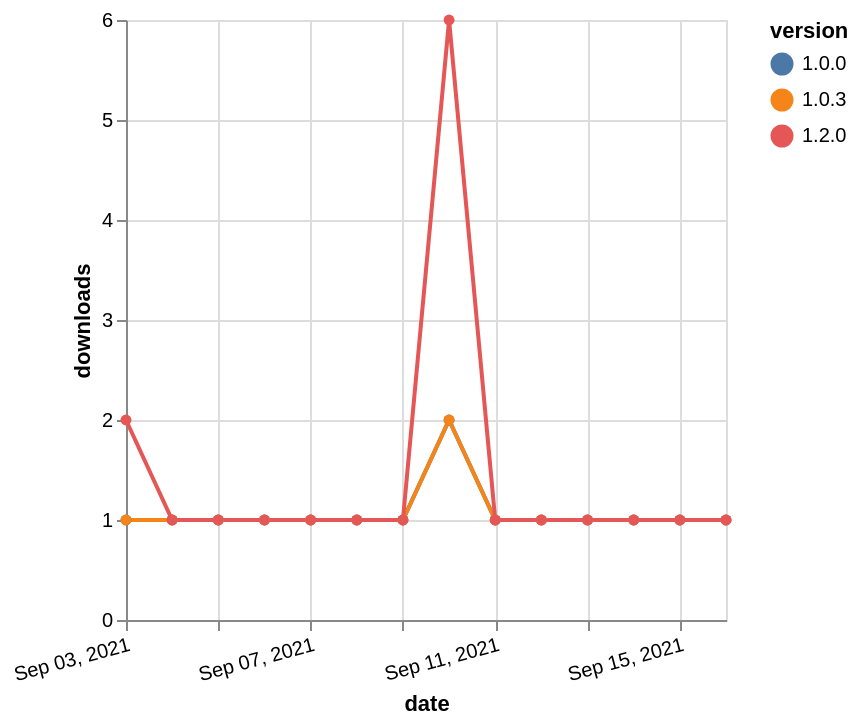

Describe this chart as a Vega-Lite specification.
### Vega-Lite specification from a JSON file in a GitHub repository (floating-point values rounded to 4 significant figures)
{"$schema": "https://vega.github.io/schema/vega-lite/v5.json", "description": "A simple bar chart with embedded data.", "data": {"values": [{"date": "2021-09-03", "total": 151, "delta": 1, "version": "1.0.0"}, {"date": "2021-09-04", "total": 152, "delta": 1, "version": "1.0.0"}, {"date": "2021-09-05", "total": 153, "delta": 1, "version": "1.0.0"}, {"date": "2021-09-06", "total": 154, "delta": 1, "version": "1.0.0"}, {"date": "2021-09-07", "total": 155, "delta": 1, "version": "1.0.0"}, {"date": "2021-09-08", "total": 156, "delta": 1, "version": "1.0.0"}, {"date": "2021-09-09", "total": 157, "delta": 1, "version": "1.0.0"}, {"date": "2021-09-10", "total": 159, "delta": 2, "version": "1.0.0"}, {"date": "2021-09-11", "total": 160, "delta": 1, "version": "1.0.0"}, {"date": "2021-09-12", "total": 161, "delta": 1, "version": "1.0.0"}, {"date": "2021-09-13", "total": 162, "delta": 1, "version": "1.0.0"}, {"date": "2021-09-14", "total": 163, "delta": 1, "version": "1.0.0"}, {"date": "2021-09-15", "total": 164, "delta": 1, "version": "1.0.0"}, {"date": "2021-09-16", "total": 165, "delta": 1, "version": "1.0.0"}, {"date": "2021-09-03", "total": 131, "delta": 1, "version": "1.0.3"}, {"date": "2021-09-04", "total": 132, "delta": 1, "version": "1.0.3"}, {"date": "2021-09-05", "total": 133, "delta": 1, "version": "1.0.3"}, {"date": "2021-09-06", "total": 134, "delta": 1, "version": "1.0.3"}, {"date": "2021-09-07", "total": 135, "delta": 1, "version": "1.0.3"}, {"date": "2021-09-08", "total": 136, "delta": 1, "version": "1.0.3"}, {"date": "2021-09-09", "total": 137, "delta": 1, "version": "1.0.3"}, {"date": "2021-09-10", "total": 139, "delta": 2, "version": "1.0.3"}, {"date": "2021-09-11", "total": 140, "delta": 1, "version": "1.0.3"}, {"date": "2021-09-12", "total": 141, "delta": 1, "version": "1.0.3"}, {"date": "2021-09-13", "total": 142, "delta": 1, "version": "1.0.3"}, {"date": "2021-09-14", "total": 143, "delta": 1, "version": "1.0.3"}, {"date": "2021-09-15", "total": 144, "delta": 1, "version": "1.0.3"}, {"date": "2021-09-16", "total": 145, "delta": 1, "version": "1.0.3"}, {"date": "2021-09-03", "total": 122, "delta": 2, "version": "1.2.0"}, {"date": "2021-09-04", "total": 123, "delta": 1, "version": "1.2.0"}, {"date": "2021-09-05", "total": 124, "delta": 1, "version": "1.2.0"}, {"date": "2021-09-06", "total": 125, "delta": 1, "version": "1.2.0"}, {"date": "2021-09-07", "total": 126, "delta": 1, "version": "1.2.0"}, {"date": "2021-09-08", "total": 127, "delta": 1, "version": "1.2.0"}, {"date": "2021-09-09", "total": 128, "delta": 1, "version": "1.2.0"}, {"date": "2021-09-10", "total": 134, "delta": 6, "version": "1.2.0"}, {"date": "2021-09-11", "total": 135, "delta": 1, "version": "1.2.0"}, {"date": "2021-09-12", "total": 136, "delta": 1, "version": "1.2.0"}, {"date": "2021-09-13", "total": 137, "delta": 1, "version": "1.2.0"}, {"date": "2021-09-14", "total": 138, "delta": 1, "version": "1.2.0"}, {"date": "2021-09-15", "total": 139, "delta": 1, "version": "1.2.0"}, {"date": "2021-09-16", "total": 140, "delta": 1, "version": "1.2.0"}]}, "width": "container", "mark": {"type": "line", "point": {"filled": true}}, "encoding": {"x": {"field": "date", "type": "temporal", "timeUnit": "yearmonthdate", "title": "date", "axis": {"labelAngle": -15}}, "y": {"field": "delta", "type": "quantitative", "title": "downloads"}, "color": {"field": "version", "type": "nominal"}, "tooltip": {"field": "delta"}}}
